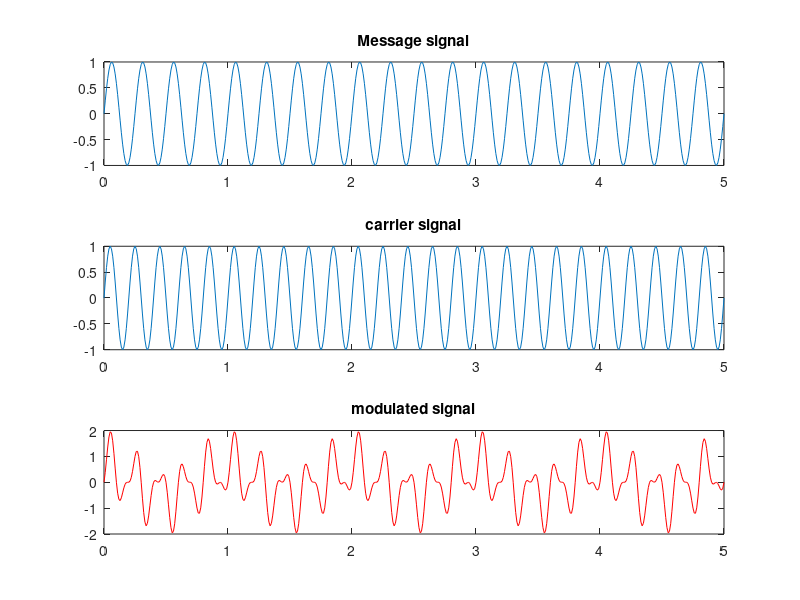

Source code (MATLAB):
clear;
%Ac = input('amplitude of the carrier signal Ac ');
%Am = input('amplitude of the message signal Am ');
%Fc = input('Frequency of the carrier signal Fc ');
%Fm = input('Frequency of the message signal Fm');
Ac=1,Am=1,Fc=5,Fm=4,T=5;
%T = input('time period T ');

t=0:0.01:T;

Ym=Am.*sin(2*pi*Fm*t);
subplot(311);
plot(t,Ym);
title('Message signal');

Yc=Ac.*sin(2*pi*Fc*t);
subplot(312);
plot(t,Yc);
title('carrier signal');

Z=(Ac+Ym).*Yc;
subplot(313);
plot(t,Z,'r');
title('modulated signal');